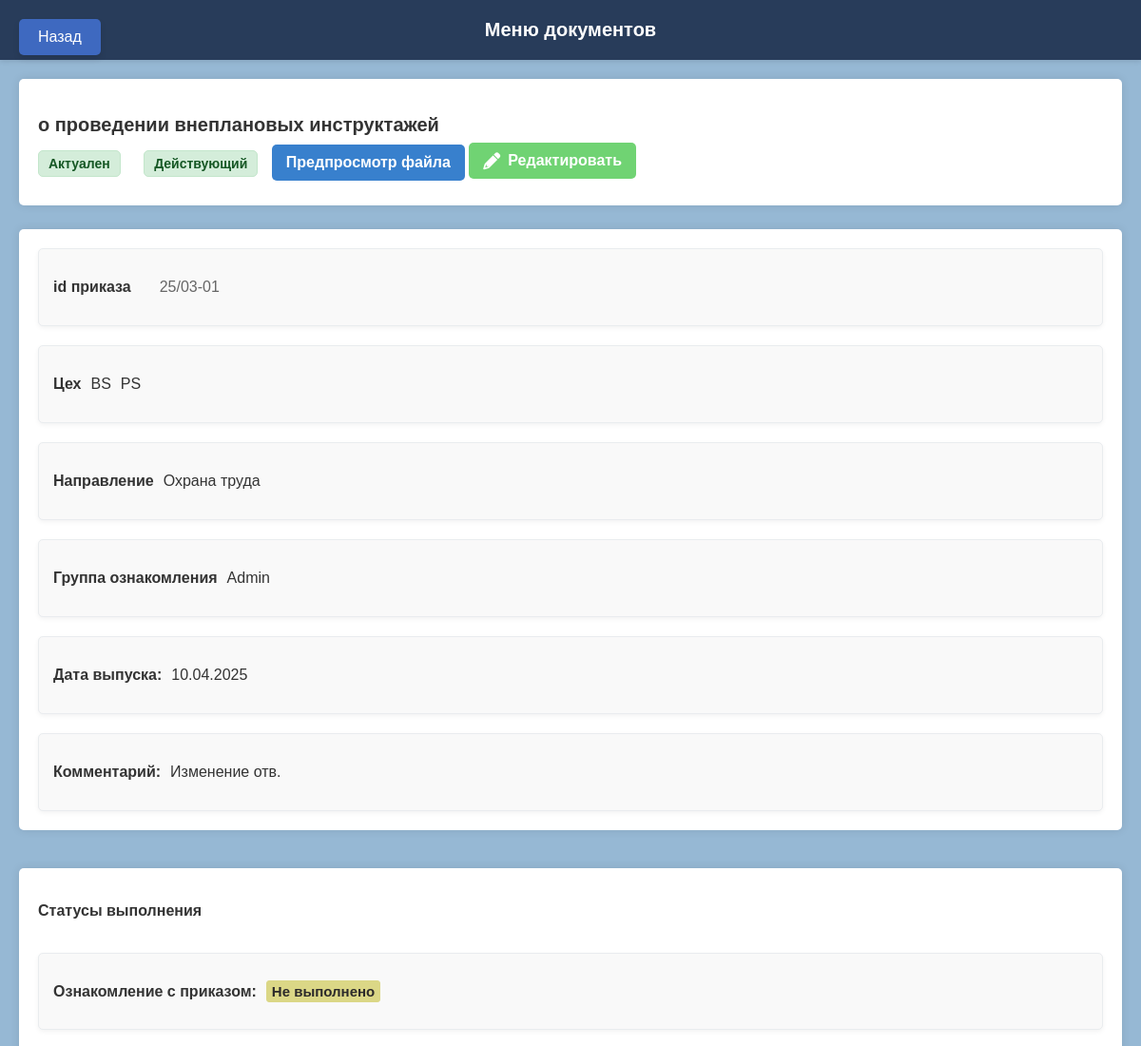
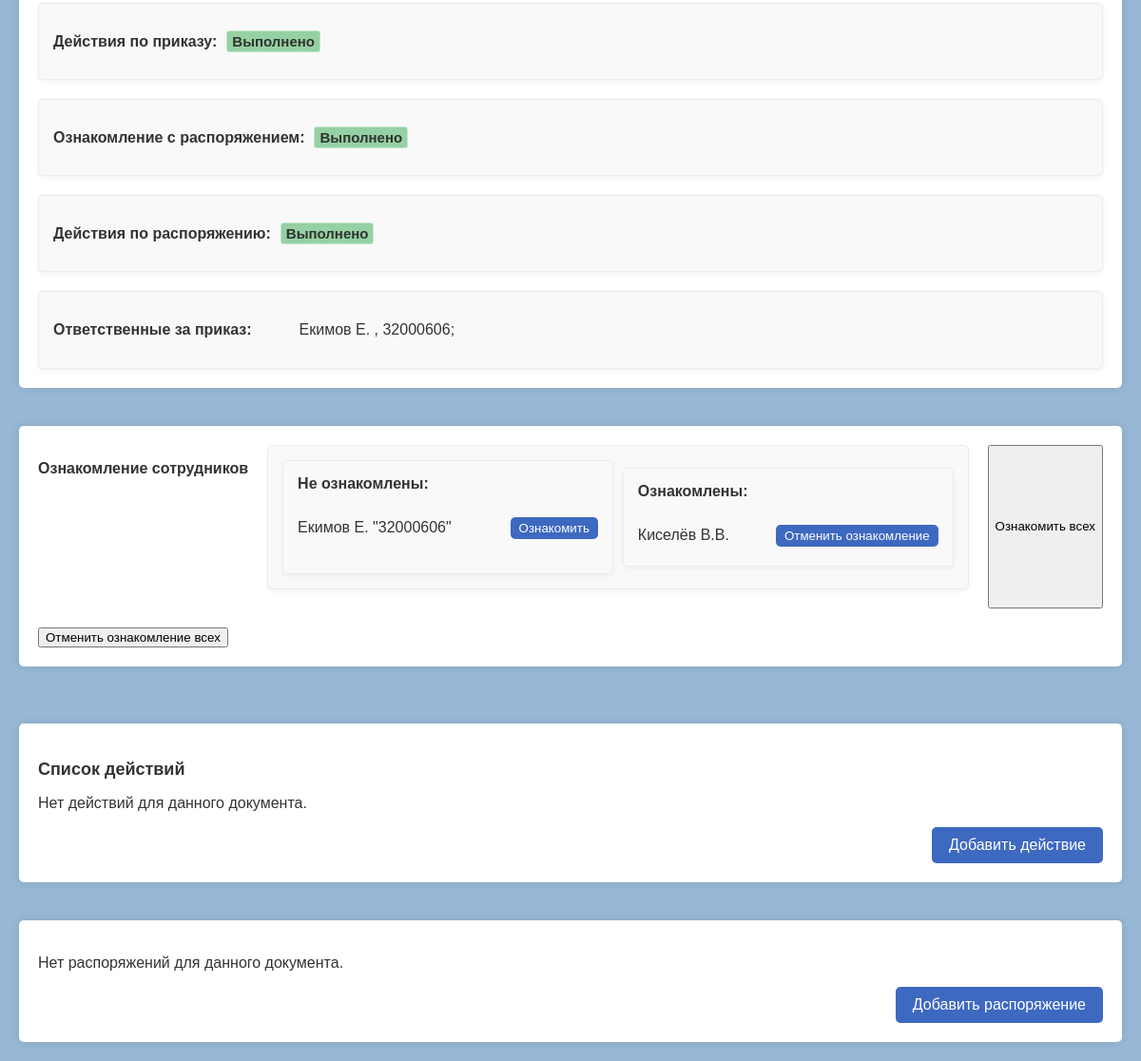
Page /docs/info/25 on the committed database (2 pictures, top to bottom).
### autozavod_app/models.py (models this page shows, shortened)
class Doc(models.Model):
    ACTUAL_CHOICES = [
        ("Y", "Актуален"),
        ("N", "Не актуален"),
    ]
    ARCHIVE_CHOICES = [
        ("Y", "Действующий"),
        ("N", "Архив"),
    ]
    GROUP_CHOICES = [
        ("ПБ", "Пожарная безопасность"),
        ("ПР", "Промышленная безопасность"),
        ("ОТ", "Охрана труда"),
        ("ЭК", "Экология"),
        ("HR", "HR"),
    ]
    name = models.CharField(max_length=100, null=True, blank=True, verbose_name="Имя")
    id_doc = models.CharField(
        max_length=100, null=True, blank=True, verbose_name="id документа"
    )
    type_doc = models.ManyToManyField(TypeDoc, verbose_name="Тип документа", blank=True)
    mayor = models.ManyToManyField(Stuff, blank=True, verbose_name="Ответственные")
    responsible_not = models.ManyToManyField(
        Stuff, blank=True, verbose_name="Не ознакомлены", related_name="responsible"
    )
    responsible = models.ManyToManyField(
        Stuff, blank=True, verbose_name="Ознакомлены", related_name="responsible_not"
    )
    status = models.CharField(
        max_length=1, choices=ARCHIVE_CHOICES, verbose_name="Статус приказа"
    )
    actual = models.CharField(
        max_length=1,
        choices=ACTUAL_CHOICES,
        null=True,
        blank=True,
        verbose_name="Актуальность",
    )
    group = models.CharField(
        max_length=2,
        choices=GROUP_CHOICES,
        null=True,
        blank=True,
        verbose_name="Направление",
    )
    workshop = models.ManyToManyField(Workshop, blank=True, verbose_name="Цех")
    evp_class = models.ManyToManyField(
        EVP_CLASS, blank=True, verbose_name="Группа ознакомления"
    )
    date = models.DateField(blank=True, null=True, verbose_name="Дата выпуска")
    process = models.ManyToManyField(
        Process, blank=True, verbose_name="Действия к приказу"
    )
    orders = models.ManyToManyField(Orders, blank=True, verbose_name="Распоряжения")
    comment = models.TextField(max_length=40, blank=True, null=True)
    link = models.FileField(
        upload_to="autozavod_app/media", null=True, verbose_name="Загрузка документа"
    )

class Workshop(models.Model):
    workshop_name = models.CharField(max_length=10, null=True, blank=True)
    def __str__(self):
        return self.workshop_name

class EVP_CLASS(models.Model):
    name_evp_class = models.CharField(
        max_length=10, null=True, blank=True
    )  # EVP-Class доступа
    def __str__(self):
        return self.name_evp_class

class Stuff(models.Model):
    ON_LEAVE_CHOICES = [
        ("SVO", "СВО"),
        ("DEC", "Декрет"),
    ]
    name = models.CharField(max_length=50, blank=True)  # ФИО
    position = models.CharField(max_length=100, null=True, blank=True)  # Позиция
    evp_class = models.ManyToManyField(
        EVP_CLASS, blank=True, verbose_name="Группа ознакомления"
    )
    workshop = models.ForeignKey(
        Workshop, on_delete=models.SET_NULL, null=True, blank=True
    )  # К какому цеху прикреплён
    section = models.ForeignKey(Section, on_delete=models.SET_NULL, null=True, blank=True) # Отдел
    id_number = models.IntegerField(null=True, blank=True)  # Табельный номер сотрудника
    status = models.BooleanField(default=True)  # Статус сотрудника работает\нет
    on_leave = models.CharField(
        max_length=3, choices=ON_LEAVE_CHOICES, null=True, blank=True
    )  # Временное отсутсвие СВО\Декрет

### autozavod_app/views.py (the view, shortened to what this page needs)
# urls.py: path("docs/info/<int:id>", views.doc_show_info, name="doc_show_info"),
def doc_show_info(request, id):
    doc = get_object_or_404(Doc, id=id)
    doc.formatted_date = doc.date.strftime("%d.%m.%Y")
    processes = doc.process.all()
    all_completed_process = all(process.status_procces is True for process in processes)
    orders = doc.orders.all()
    all_completed_process_orders = True
    any_not_acquainted = False
    for order in orders:
        if order.responsible_not.exists():
            any_not_acquainted = True
            break
    all_responsible_acquainted_orders = not any_not_acquainted
    return render(
        request,
        "autozavod_app/doc_show_info.html",
        {
            "doc": doc,
            "all_completed_process": all_completed_process,
            "all_completed_process_orders": all_completed_process_orders,
            "all_responsible_acquainted_orders": all_responsible_acquainted_orders,
            "orders": orders,  # Передаём все распоряжения в шаблон
        },
    )

### autozavod_app/templates/autozavod_app/doc_show_info.html (shortened to what this page needs)
{% load static %}
<!DOCTYPE html>
<html lang="ru">
<head>
    <link rel="stylesheet" href="{% static 'autozavod_app/css/detail_info.css' %}">
    <link rel="stylesheet" href="https://cdnjs.cloudflare.com/ajax/libs/font-awesome/6.0.0/css/all.min.css">
</head>
<body>
    <button class="back-button" onclick="window.location.href='{% url 'show_doc' %}'">Назад</button>
    <header class="header">
        <h1>Меню документов</h1>
    </header>
    <main>
        <section class="order-info">
            <h2>{{ doc.name }}</h2>
            <div class="info-container">
                <div class="actual">
                    {% if doc.actual == "Y" %}
                        <span class="status-text actual">Актуален</span>
                    {% else %}
                        <span class="status-text not-actual">Не актуален</span>
                    {% endif %}
                </div>
                <div class="status">
                    {% if doc.status == "Y" %}
                        <span class="status-text active">Действующий</span>
                    {% else %}
                        <span class="status-text inactive">Архив</span>
                    {% endif %}
                </div>
                    {% if doc.link %}
                    <a href="{{ doc.link.url }}" target="_blank" class="btn-pred">Предпросмотр файла</a>
                    {% else %}
                    <p>Файл не загружен</p>
                    {% endif %}
                    <a href="{% url 'edit_doc' doc.id %}" class="edit-button">
                        <i class="fas fa-pencil-alt"></i> Редактировать
                    </a>
            </div>
        </section>
        <section class="details">
            <div class="id_doc">
                <h3>id приказа</h3>
                <p class="value">{{ doc.id_doc }}</p>
            </div>
            <div class="workshop">
                <h3>Цех</h3>
                {% for workshop in doc.workshop.all %}
                <p>{{ workshop }}</p>
                {% endfor %}
            </div>
            <div class="group">
                <h3>Направление</h3>
                <p>{{ doc.get_group_display }}</p>
            </div>
            <div class="evp_class">
                <h3>Группа ознакомления</h3>
                {% for evp_class in doc.evp_class.all %}
                <p>{{ evp_class }}</p>
                {% endfor %}
            </div>
            <div class="date">
                <h3>Дата выпуска:</h3>
                <p>{{ doc.date|date:"d.m.Y" }}</p>
            </div>
            {% if doc.comment %}
            <div class="comment">
                <h3>Комментарий:</h3>
                <p>{{ doc.comment }}</p>
            </div>
            {% endif %}
        </section>
        <section class='details'>
            <h3 class='status-details'>Статусы выполнения</h3>
            <div>
                <h3>Ознакомление с приказом:</h3>
                {% if doc.responsible_not.all %}
                    <span class="process-false">Не выполнено</span>
                {% else %}
                    <span class="process-true">Выполнено</span>
                {% endif %}
            </div>
            <div>
                <h3>Действия по приказу:</h3>
                {% if all_completed_process %}
                    <span class="process-true">Выполнено</span>
                {% else %}
                    <span class="process-false">Не выполнено</span>
                {% endif %}
            </div>
            <div>
                <h3>Ознакомление с распоряжением:</h3>
                {% if all_responsible_acquainted_orders %}
                    <span class="process-true">Выполнено</span>
                {% else %}
                    <span class="process-false">Не выполнено (есть не ознакомленные сотрудники)</span>
                {% endif %}
            </div>
            <div>
                <h3>Действия по распоряжению:</h3>
                {% if all_completed_process_orders %}
                    <span class="process-true">Выполнено</span>
                {% else %}
                    <span class="process-false">Не выполнено (есть невыполненные действия)</span>
                {% endif %}
            </div>
            <div>
                <h3>Ответственные за приказ:</h3>
                {% for employee in doc.mayor.all %}
                <ol>{{ employee.name }} , {{employee.id_number}};</ol>
                {% endfor %}
            </div>
        </section>
        <section class="details">
            <h3>Ознакомление сотрудников</h3>
            <div class="employee-list">
                <div class="not-acquainted">
                    <h4>Не ознакомлены:</h4>
                    <ul>
                        {% for employee in doc.responsible_not.all %}
                            <li>{{ employee.name }} "{{employee.id_number}}"
                                <button onclick="acquaintEmployee({{ employee.id }}, {{ doc.id }})">Ознакомить</button>
                            </li>
                        {% endfor %}
                    </ul>
                </div>
                <div class="acquainted">
                    <h4>Ознакомлены:</h4>
                    <span>
                        {% for employee in doc.responsible.all %}
                            <li>{{ employee.name }}
                                <button onclick="unacquaintEmployee({{ employee.id }}, {{ doc.id }})">Отменить ознакомление</button>
                            </li>
                        {% endfor %}
                </div>
            </div>
            <button onclick="acquaintAll({{ doc.id }})">Ознакомить всех</button>
            <button onclick="unacquaintAll({{ doc.id }})">Отменить ознакомление всех</button>
        </section>
        <footer class="actions">
            <h3 class='actions_head'>Список действий</h3>
            {% if doc.process.count %}
            <ul>
                {% for process in doc.process.all %}
                <div class="process_span">
                    <span>{{ process.release_date|date:"d.m.Y" }}</span>
                    {% for action in process.action.all %}
                        <span>{{ action }}</span>
                    {% endfor %}
                    <span>{{ process.type }}</span>
                    <span>{{ process.name_doc }}</span>
                    {% for action in process.responsible_process.all %}
                        <span>{{ action }}</span>
                    {% endfor %}
                    <span>{{ process.date_deadline|date:"d.m.Y" }}</span>
                    <span>
                        <input type="checkbox" class="status-checkbox" data-process-id="{{ process.id }}"
                               {% if process.status_procces %} checked {% endif %}>
                        {% if process.status_procces %}
                            <span class='process-true'>Выполнен</span>
                        {% else %}
                            <span class='process-false'>Требует действий</span>
                        {% endif %}
                    </span>
                    <span>{{ process.comment }}</span>
                            {% if process.link %}
                           <span><a href="{{ process.link.url }}" download class="btn btn-download">Скачать</a> </span>
                        {% else %}
                            <span class="btn btn-disabled">Файл отсутствует</span>
                        {% endif %}
                    <button class="delete-process-btn" data-process-id="{{ process.id }}" onclick="confirmDelete({{ process.id }})">
                        Удалить
                    </button>
                </div>
                {% endfor %}
            </ul>
            {% else %}
            <p>Нет действий для данного документа. </p>
            {% endif %}
            <button id="add-process-btn" class="add-process-btn" onclick="window.location.href='{% url 'add_process' doc.id %}'">
                Добавить действие
            </button>
        </footer>
    <footer class="actions">
        {% if doc.orders.all %}
            <h3 class="orders-heading">Распоряжения по документу</h3>
                {% for order in doc.orders.all %}
                <ul>
                    <div class="process_span">
                        <a href="{% url 'order_detail' order.id %}">{{ order.name }}</a>
                        <span>Дата: {{ order.release_date|date:"d.m.Y" }}</span>
                        {% for employee in order.responsible_not.all %}
                            <span>{{ employee.name }}</span>
                        {% endfor %}
                        {% for employee in order.responsible.all %}
                            <span>{{ employee.name }}</span>
                        {% endfor %}
                        {% if order.link %}
                            <a href="{{ order.link.url }}" download class="btn btn-download">Скачать</a>
                        {% else %}
                            <span class="btn btn-disabled">Файл отсутствует</span>
                        {% endif %}
                   </div>
                {% endfor %}
            </ul>
        {% else %}
            <p>Нет распоряжений для данного документа.</p>
        {% endif %}
        <button id="add-order-btn" class="add-process-btn" onclick="window.location.href='{% url 'add_order' doc.id %}'">
            Добавить распоряжение
        </button>
    </footer>
    </main>
</body>
</html>

### rows in the picture
Doc: name "о проведении внеплановых инструктажей", id_doc "25/03-01", group "Охрана труда", date "10.04.2025", comment "Изменение отв."
Workshop: workshop_name "BS"
Workshop: workshop_name "PS"
EVP_CLASS: name_evp_class "Admin"
Stuff: name "Екимов Е.", id_number "32000606"
Stuff: name "Киселёв В.В."
